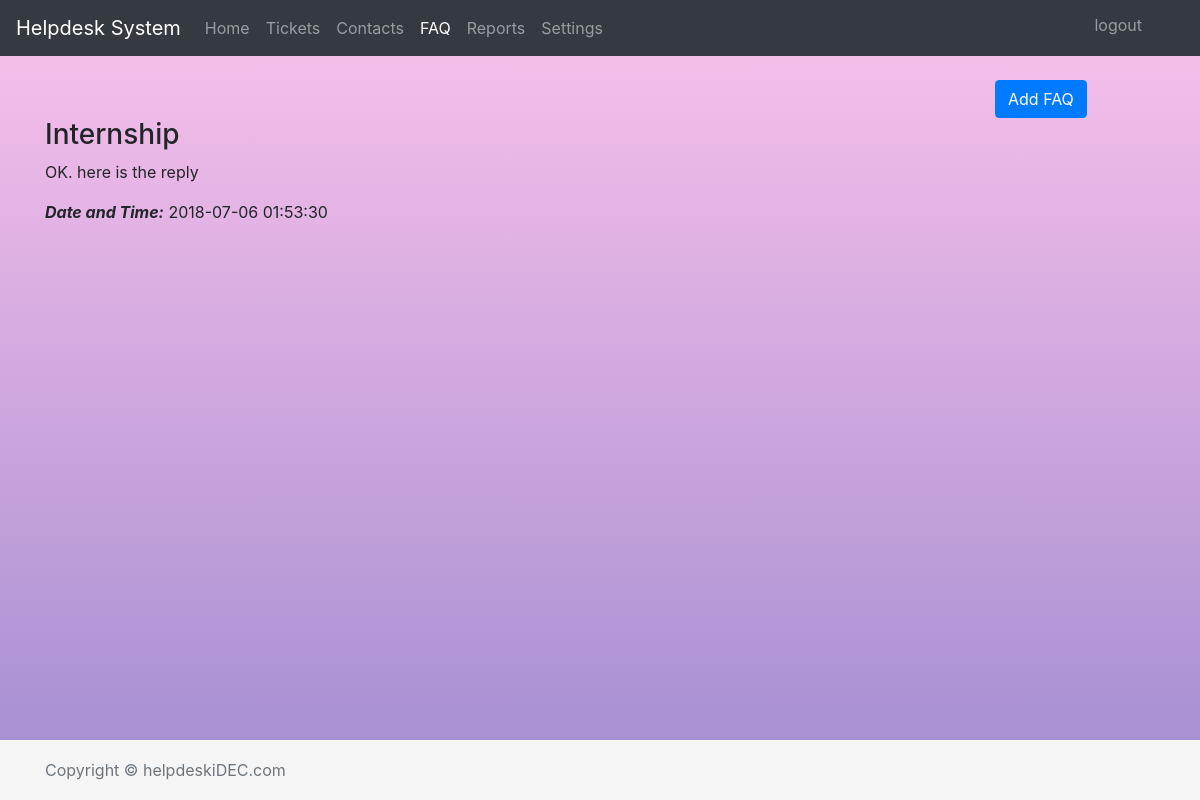
The app's page /helpdesk/faq_detail.php?id=26 (signed in) with its own data.
### tables this page shows
CREATE TABLE `reply` (
  `id` int(11) NOT NULL,
  `reply_id` int(11) NOT NULL,
  `reply_body` varchar(10000) NOT NULL,
  `date_and_time` timestamp NOT NULL DEFAULT CURRENT_TIMESTAMP
);

CREATE TABLE `ticket` (
  `id` int(100) NOT NULL,
  `name` text NOT NULL,
  `email` varchar(423) NOT NULL,
  `title` varchar(20) NOT NULL,
  `phone_number` int(20) NOT NULL,
  `issue_title` varchar(20) NOT NULL,
  `issue_desc` varchar(10000) NOT NULL,
  `date_and_time` timestamp NOT NULL DEFAULT CURRENT_TIMESTAMP,
  `status` varchar(50) NOT NULL DEFAULT 'unresolved'
);

### helpdesk/faq_detail.php (the view, shortened to what this page needs)
<!doctype html>
<html lang="en">
  <head>
    <link rel="stylesheet" href="https://stackpath.bootstrapcdn.com/bootstrap/4.1.1/css/bootstrap.min.css"
>
    <link href="style.css" rel="stylesheet">
  </head>
  <body>
    <nav class="navbar navbar-expand-md navbar-dark bg-dark fixed-top">
      <a class="navbar-brand" href="index.php">Helpdesk System</a>
      <div class="collapse navbar-collapse" id="navbarsExampleDefault">
        <ul class="navbar-nav mr-auto">
          <li class="nav-item ">
            <a class="nav-link" href="index.php">Home <span class="sr-only">(current)</span></a>
          </li>
          <li class="nav-item ">
            <a class="nav-link" href="tickets_home.php">Tickets</a>
          </li>
          <li class="nav-item ">
            <a class="nav-link" href="contacts_home.php">Contacts</a>
          </li>
            <li class="nav-item active">
            <a class="nav-link" href="FAQ_home.php">FAQ</a>
          </li>
           <li class="nav-item">
            <a class="nav-link" href="reports_home.php">Reports</a>
          </li>
          <li class="nav-item">
            <a class="nav-link" href="settings_home.php">Settings</a>
          </li>
          <li class="nav-item "style=' position:fixed;right:50px;top:5px;'>
            <a class="nav-link " href="logout.php">logout</a>
          </li>
        </ul>
      </div>
    </nav>
    <main role="main" class="container">
<section>
<button  type="button" class="btn btn-primary" data-toggle="modal" data-target="#exampleModal" style="margin-left:950px;margin-top: 80px;">
  Add FAQ
</button>
</section>
<?php
require 'conn.php';
$sql = "SELECT * FROM reply INNER JOIN ticket ON reply.reply_id=ticket.id where reply_id=".$_GET['id'];
$result = $conn->query($sql);
    while($row = $result->fetch_assoc()) {
echo"    <div>";
     echo" <h3>".$row['issue_title']."</h3>";
     echo"  <p> ".$row['reply_body']." </p>";
     echo"          <p><em><strong>Date and Time:</strong></em> ".$row['date_and_time']."</p>";
     echo"     </div>";
    }
?>
    </main>
    <footer class="footer">
      <div class="container">
        <span class="text-muted">Copyright © helpdeskiDEC.com</span>
      </div>
    </footer>
  </body>
</html>

### helpdesk/style.css (style rules this page uses)
html { position: relative; min-height: 100%; }
body { margin-bottom: 60px; background-image: linear-gradient(to top, #a18cd1 0%, #fbc2eb 100%); }
.footer { position: fixed; bottom: 0; width: 100%; height: 60px; line-height: 60px; background-color: #f5f5f5; left: 0px; right: 0px; margin-bottom: 0px; display: inline-block; }

### records on screen
reply: reply.issue_title "Internship", reply_body "OK. here is the reply", reply.date_and_time "2018-07-06 01:53:30"
